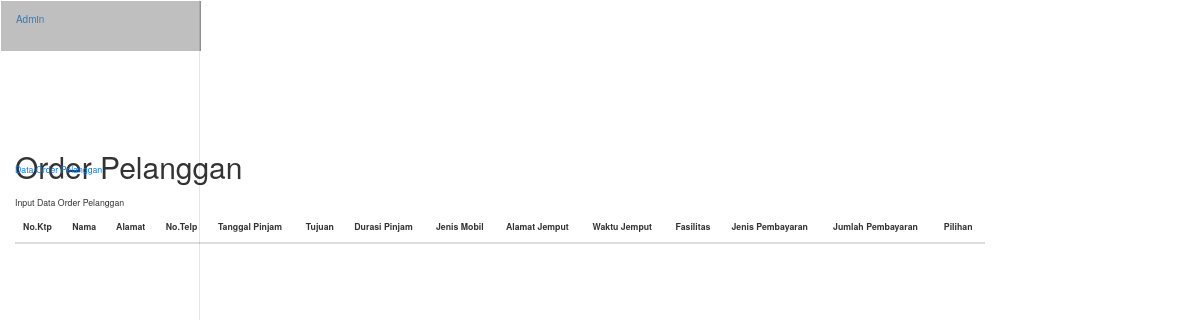
Page /admin/index.php on the earlier database version.
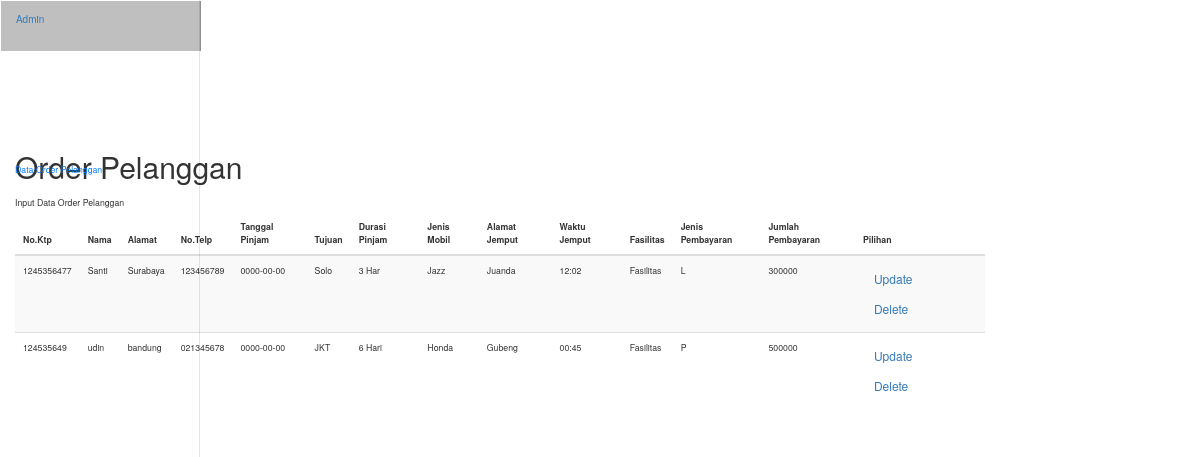
Same page on the later database version.
### tables this page shows
CREATE TABLE `data_order_pelanggan` (
  `No_Ktp` varchar(20) NOT NULL,
  `Nama_Pelanggan` varchar(100) NOT NULL,
  `Alamat_Pelanggan` varchar(50) NOT NULL,
  `No_Telp_Pelanggan` varchar(13) NOT NULL,
  `Tanggal_pinjam` date NOT NULL,
  `Tujuan` varchar(50) NOT NULL,
  `Durasi_Pinjam` varchar(6) NOT NULL,
  `Jenis_Mobil` varchar(20) NOT NULL,
  `Alamat_Penjemputan` varchar(50) NOT NULL,
  `Waktu_Jemput` varchar(10) NOT NULL,
  `Jenis_Pembayaran` varchar(5) NOT NULL,
  `Jumlah_Pembayaran` char(10) NOT NULL,
  `Fasilitas` varchar(20) NOT NULL
);

### admin/conn.php (called while the page is built, shortened)
<?php
function connection() {
   $hostname  = "localhost";
   $username  = "root";
   $password  = "";
   $dbname  = "rentalmobil";
   $conn = new mysqli($hostname, $username, $password);
   mysqli_select_db($conn,$dbname);
   return $conn;
}

### admin/index.php (the view, shortened to what this page needs)
<?php
  include ('conn.php');
?>
<!DOCTYPE html>
<html>
  <head>
    <link href="assets/css/bootstrap.min.css" rel="stylesheet">
    <link href="assets/css/dashboard.css" rel="stylesheet">
  </head>
  <body>
    <nav class="navbar navbar-dark fixed-top bg-dark flex-md-nowrap p-0 shadow">
      <a class="navbar-brand col-sm-3 col-md-2 mr-0" href="#">Admin</a>
    </nav>
    <div class="container-fluid">
      <div class="row">
        <nav class="col-md-2 d-none d-md-block bg-light sidebar">
          <div class="sidebar-sticky">
            <ul class="nav flex-column" style="margin-top:100px;">
               <li class="nav-item">
                <a class="nav-link active" href="<?php echo "index.php"; ?>">Data Order Pelanggan</a>
              </li>
              <li class="nav-item">
                <a class="nav-link" href="<?php echo "form.php"; ?>">Input Data Order Pelanggan</a>
              </li>
            </ul>
          </div>
        </nav>
        <main role="main" class="col-md-9 ml-sm-auto col-lg-10 px-4">
          <h2 style="margin: 30px 0 30px 0;">Order Pelanggan</h2>
          <div class="table-responsive">
            <table class="table table-striped table-sm">
              <thead>
                <tr>
                  <th>No.Ktp</th>
                  <th>Nama</th>
                  <th>Alamat</th>
                  <th>No.Telp</th>
                  <th>Tanggal Pinjam</th>
                  <th>Tujuan</th>
                  <th>Durasi Pinjam</th>
                  <th>Jenis Mobil</th>
                  <th>Alamat Jemput</th>
                  <th>Waktu Jemput</th>
                  <th>Fasilitas</th>
                  <th>Jenis Pembayaran</th>
                  <th>Jumlah Pembayaran</th>
                  <th>Pilihan</th>
                </tr>
              </thead>
              <tbody>
                <?php
                  $query = "SELECT * FROM data_order_pelanggan";
                  $result = mysqli_query(connection(),$query);
                 ?>
                 <?php while($data = mysqli_fetch_array($result)): ?>
                  <tr>
                    <td><?php echo $data['No_Ktp'];  ?></td>
                    <td><?php echo $data['Nama_Pelanggan'];  ?></td>
                    <td><?php echo $data['Alamat_Pelanggan'];  ?></td>
                    <td><?php echo $data['No_Telp_Pelanggan'];  ?></td>
                    <td><?php echo $data['Tanggal_pinjam'];  ?></td>
                    <td><?php echo $data['Tujuan'];  ?></td>
                    <td><?php echo $data['Durasi_Pinjam'];  ?></td>
                    <td><?php echo $data['Jenis_Mobil'];  ?></td>
                    <td><?php echo $data['Alamat_Penjemputan'];  ?></td>
                    <td><?php echo $data['Waktu_Jemput'];  ?></td>
                    <td><?php echo $data['Fasilitas'];  ?></td>
                    <td><?php echo $data['Jenis_Pembayaran'];  ?></td>
                    <td><?php echo $data['Jumlah_Pembayaran'];  ?></td>
                    <td>
                      <a href="<?php echo "update.php?nrp=".$data['No_Ktp']; ?>" class="btn btn-outline-warning btn-sm"> Update</a>
                      <a href="<?php echo "delete.php?nrp=".$data['No_Ktp']; ?>" class="btn btn-outline-danger btn-sm"> Delete</a>
                    </td>
                  </tr>
                 <?php endwhile ?>
              </tbody>
            </table>
          </div>
        </main>
      </div>
    </div>
  </body>
</html>

### asset/css/dashboard.css (style rules this page uses)
body { font-size: .875rem; }
.sidebar { position: fixed; top: 0; bottom: 0; left: 0; z-index: 100; padding: 48px 0 0; box-shadow: inset -1px 0 0 rgba(0, 0, 0, .1); }
.sidebar-sticky { position: relative; top: 0; height: calc(100vh - 48px); padding-top: .5rem; overflow-x: hidden; overflow-y: auto; }
.sidebar .nav-link { font-weight: 500; color: #333; }
.sidebar .nav-link.active { color: #007bff; }
[role="main"] { padding-top: 48px; }
.navbar-brand { padding-top: .75rem; padding-bottom: .75rem; font-size: 1rem; background-color: rgba(0, 0, 0, .25); box-shadow: inset -1px 0 0 rgba(0, 0, 0, .25); }

Differences in the rows shown:
added data_order_pelanggan: No_Ktp "1245356477", Nama_Pelanggan "Santi", Alamat_Pelanggan "Surabaya", No_Telp_Pelanggan "123456789", Tanggal_pinjam "0000-00-00", Tujuan "Solo", Durasi_Pinjam "3 Har", Jenis_Mobil "Jazz", Alamat_Penjemputan "Juanda", Waktu_Jemput "12:02", Fasilitas "Fasilitas", Jenis_Pembayaran "L", Jumlah_Pembayaran "300000"
added data_order_pelanggan: No_Ktp "124535649", Nama_Pelanggan "udin", Alamat_Pelanggan "bandung", No_Telp_Pelanggan "021345678", Tanggal_pinjam "0000-00-00", Tujuan "JKT", Durasi_Pinjam "6 Hari", Jenis_Mobil "Honda", Alamat_Penjemputan "Gubeng", Waktu_Jemput "00:45", Fasilitas "Fasilitas", Jenis_Pembayaran "P", Jumlah_Pembayaran "500000"
